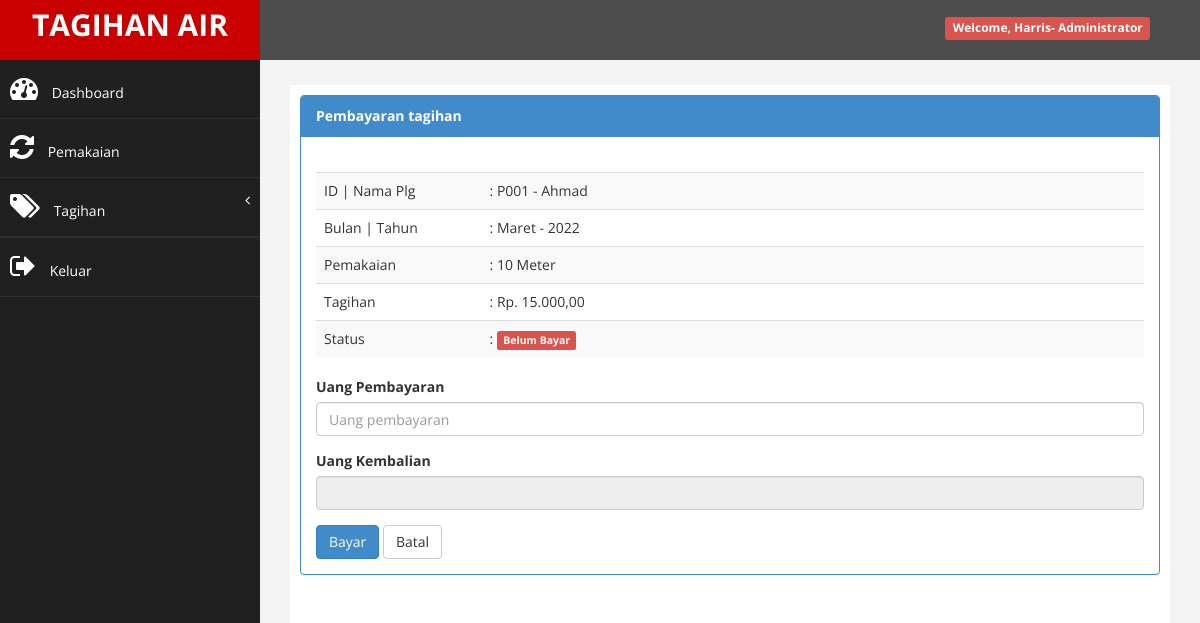
Screenshot of /?halaman=tagih_bayar&kode=80 (signed in) with the database file from the repository.
### tables this page shows
CREATE TABLE `tb_pelanggan` (
  `id_pelanggan` char(15) NOT NULL,
  `nama_pelanggan` varchar(20) NOT NULL,
  `alamat` varchar(40) NOT NULL,
  `no_hp` char(15) NOT NULL,
  `status` char(10) NOT NULL DEFAULT 'Aktif',
  `id_layanan` int(11) NOT NULL
);

CREATE TABLE `tb_bulan` (
  `id_bulan` char(3) NOT NULL,
  `nama_bulan` varchar(10) NOT NULL
);

CREATE TABLE `tb_pakai` (
  `id_pakai` char(11) NOT NULL,
  `id_pelanggan` char(15) NOT NULL,
  `bulan` char(3) NOT NULL,
  `tahun` char(4) NOT NULL,
  `awal` int(11) NOT NULL,
  `akhir` int(11) NOT NULL,
  `pakai` int(11) NOT NULL
);

CREATE TABLE `tb_tagihan` (
  `id_tagihan` int(11) NOT NULL,
  `id_pakai` char(11) NOT NULL,
  `tagihan` int(11) NOT NULL,
  `status` char(12) NOT NULL DEFAULT 'Belum Bayar'
);

### inc/rupiah.php (called while the page is built)
<?php
function rupiah($angka){
	$hasil_rupiah = "Rp. " . number_format($angka,2,',','.');
	return $hasil_rupiah;
}
?>

### super/tagih/tagih_bayar.php (the view, shortened to what this page needs)
<?php
    if(isset($_GET['kode'])){
        $sql_cek = "select p.id_pelanggan, p.nama_pelanggan, t.id_tagihan, t.tagihan, t.status, k.tahun, k.pakai, b.nama_bulan
        from tb_pelanggan p inner join tb_pakai k on p.id_pelanggan=k.id_pelanggan
        inner join tb_tagihan t on k.id_pakai=t.id_pakai
        inner join tb_bulan b on k.bulan=b.id_bulan
        where t.id_tagihan='".$_GET['kode']."'";
        $query_cek = mysqli_query($koneksi, $sql_cek);
        $data_cek = mysqli_fetch_array($query_cek,MYSQLI_BOTH);
    }
?>
<div class="row">
<div class="col-md-12">
                    <div class="panel panel-primary">
                        <div class="panel-heading">
                        <b>Pembayaran tagihan</b>
                        </div>
                        <div class="panel-body">
                            <div class="table-responsive">
                                <table class="table table-striped">
                                    <tbody>
                                    <br>
                                        <tr>
                                            <td>ID | Nama Plg</td>
                                            <td width="80%">: <?php echo $data_cek['id_pelanggan'];?> - <?php echo $data_cek['nama_pelanggan'];?></td>
                                        </tr>
                                        <tr>
                                            <td>Bulan | Tahun</td>
                                            <td>: <?php echo $data_cek['nama_bulan'];?> - <?php echo $data_cek['tahun'];?></td>
                                        </tr>
                                        <tr>
                                            <td>Pemakaian</td>
                                            <td>: <?php echo $data_cek['pakai'];?> Meter</td>
                                        </tr>
                                        <tr>
                                            <td>Tagihan</td>
                                            <td>: <?php echo rupiah($data_cek['tagihan']); ?></td>
                                        </tr>
                                        <tr>
                                            <td>Status</td>
                                            <td>:
                                            <?php $warna = $data_cek['status']  ?>
                                            <?php if ($warna == 'Belum Bayar') { ?>
                                                <span class="label label-danger">Belum Bayar</span>
                                            <?php } elseif ($warna == 'Lunas') { ?>
                                                <span class="label label-primary">Lunas</span>
                                            </td>
                                            <?php } ?>
                                        </tr>
                                    </tbody>
                                </table>
                                <form method="POST">
                                <?php $status = $data_cek['status']  ?>
                                <?php if ($status == 'Belum Bayar') { ?>
                                <div class="form-group">
                                <label>Uang Pembayaran</label>
                                <input type='text' class="form-control" name="bayar" id="bayar" placeholder="Uang pembayaran"/>
                                </div>
                                <div class="form-group">
                                <label>Uang Kembalian</label>
                                <input type='text' class="form-control" name="kembali" id="kembali" readonly/>
                                </div>
                                <div>
                                    <input type="submit" name="Bayar" value="Bayar" class="btn btn-primary" >
                                    <a href="?halaman=tagih_tampil" title="Kembali" class="btn btn-default">Batal</a>
                                <?php }elseif ($status == 'Lunas') { ?>
                                    <a href="?halaman=lunas_tampil" title="Pembayaran Lunas" class="btn btn-default">Tagihan Lunas</a>
                                </div>
                                <?php } ?>
                            </div>
                    </form>
                </div>
            </div>
        </div>

### assets/css/custom.css (style rules this page uses)
body { font-family: 'Open Sans', sans-serif; }

### rows the page displays
tb_pelanggan: id_pelanggan "P001", nama_pelanggan "Ahmad", tb_bulan.nama_bulan "Maret", tb_pakai.tahun "2022", tb_pakai.pakai "10", tb_tagihan.tagihan "Rp. 15.000,00"

### other values shown
$data_nama_lengkap "Harris"
$data_level "Administrator"
